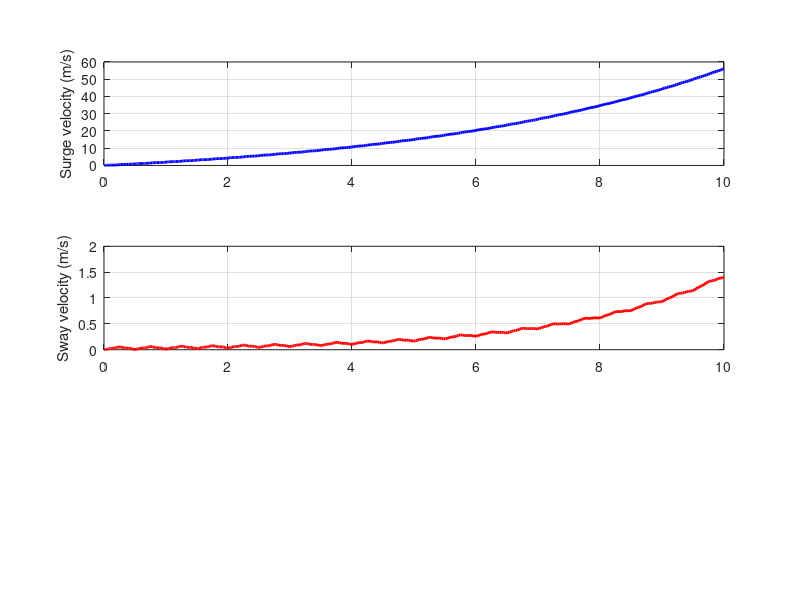

Here is the MATLAB script that generated this plot:
m = 10;
I_z = 0.21;
x_g = 0.05;
rho = 1000;
A = 0.04;
C_L = 0.9;
Theta0 = deg2rad(16);
f = 2;
L_pivot = 0.25;


X_d = -2; Y_d = -4; N_d = -0.8; N_r = -1.2; % Estimates from gpt

FossenEqs = @(t, state)[
    (1/m) * ( (0.5 * rho * A * C_L * (0.4 * (2*pi*f*Theta0) * cos(2*pi*f*t))^2) * cos(Theta0*sin(2*pi*f*t)) - X_d*state(1) );
    
    % Sway acceleration
    (1/m) * ( (0.5 * rho * A * C_L * (0.4 * (2*pi*f*Theta0) * cos(2*pi*f*t))^2) * sin(Theta0*sin(2*pi*f*t)) - Y_d*state(2) );
    
    % Yaw acceleration
    (1/I_z) * ( ((0.5 * rho * A * C_L * (0.4 * (2*pi*f*Theta0) * cos(2*pi*f*t))^2) * sin(Theta0*sin(2*pi*f*t))) * L_pivot - N_d*state(3) - N_r*state(3) );
]

% Initial conditions.
initState = [0;0;0];

% Solve the ODE system
[t, sol] = ode45(FossenEqs, [0 10], initState);

% Extract velocity components
u = sol(:,1); v = sol(:,2); r = sol(:,3);

% Plot results
figure;
subplot(3,1,1);
plot(t, u, 'b', 'LineWidth', 2);
ylabel('Surge velocity (m/s)'); grid on;

subplot(3,1,2);
plot(t, v, 'r', 'LineWidth', 2);
ylabel('Sway velocity (m/s)'); grid on;

subplot(3,1,3);
plot(t, rad2deg(r), 'g', 'LineWidth', 2);
ylabel('Yaw rate (deg/s)'); xlabel('Time (s)'); grid on;
title('Fossen’s Equations for Small Vessel');
